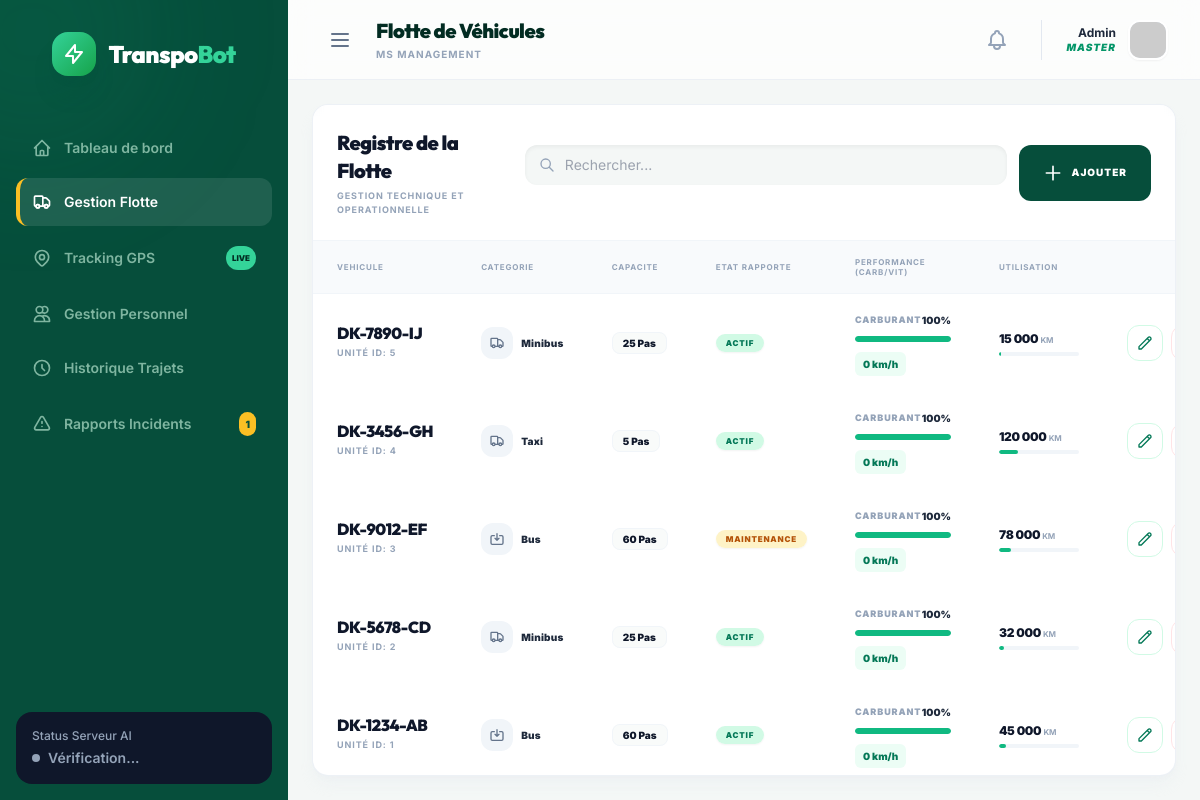
The page /flotte.php on the database its author committed.
### tables this page shows
CREATE TABLE vehicules (
    id INT AUTO_INCREMENT PRIMARY KEY,
    immatriculation VARCHAR(20) NOT NULL UNIQUE,
    type ENUM('bus','minibus','taxi') NOT NULL,
    capacite INT NOT NULL,
    statut ENUM('actif','maintenance','hors_service') DEFAULT 'actif',
    kilometrage INT DEFAULT 0,
    date_acquisition DATE,
    latitude DECIMAL(10,7) DEFAULT NULL,
    longitude DECIMAL(10,7) DEFAULT NULL,
    carburant INT DEFAULT 100,
    vitesse DECIMAL(5,2) DEFAULT 0,
    created_at TIMESTAMP DEFAULT CURRENT_TIMESTAMP
);

### public/flotte.php (the view, shortened to what this page needs)
<?php
require_once 'includes/db.php';
include 'includes/header.php';
$search = $_GET['s'] ?? '';
$query = "SELECT * FROM vehicules";
if($search) {
    $query .= " WHERE immatriculation LIKE :s OR type LIKE :s OR statut LIKE :s";
    $stmt = $pdo->prepare($query);
    $stmt->execute(['s' => "%$search%"]);
    $vehicules = $stmt->fetchAll();
} else {
    $vehicules = $pdo->query($query . " ORDER BY id DESC")->fetchAll();
}
?>
<div class="bg-white rounded-2xl border border-slate-200/60 overflow-hidden shadow-lg shadow-slate-200/30 flex-1 flex flex-col min-h-0">
    <div class="p-6 flex flex-col md:flex-row justify-between items-start md:items-center gap-4 bg-white/50 backdrop-blur-sm shrink-0">
        <div>
            <h2 class="text-xl font-display font-black text-slate-900 tracking-tight">Registre de la Flotte</h2>
            <p class="text-[9px] text-slate-400 font-bold uppercase tracking-widest mt-1">Gestion technique et operationnelle</p>
        </div>
        <div class="flex w-full md:auto gap-3">
            <form class="relative flex-1 md:w-64">
                <input type="text" name="s" value="<?php echo htmlspecialchars($search); ?>" placeholder="Rechercher..." class="w-full bg-[#f4f7f6] border border-slate-200 rounded-xl py-2.5 pl-10 pr-4 text-sm focus:ring-4 focus:ring-emerald-500/10 outline-none border-none shadow-inner">
                <svg xmlns="http://www.w3.org/2000/svg" class="h-4 w-4 absolute left-3.5 top-3 text-slate-400" fill="none" viewBox="0 0 24 24" stroke="currentColor">
                    <path stroke-linecap="round" stroke-linejoin="round" stroke-width="2" d="M21 21l-6-6m2-5a7 7 0 11-14 0 7 7 0 0114 0z" />
                </svg>
            </form>
            <button onclick="addVehicule()" class="bg-[#064e3b] text-white px-6 py-2.5 rounded-xl text-[10px] font-black uppercase tracking-widest hover:bg-emerald-800 hover:shadow-lg transition-all flex items-center gap-2">
                <svg xmlns="http://www.w3.org/2000/svg" class="h-5 w-5" fill="none" viewBox="0 0 24 24" stroke="currentColor"><path stroke-linecap="round" stroke-linejoin="round" stroke-width="2" d="M12 4v16m8-8H4" /></svg>
                Ajouter
            </button>
        </div>
    </div>
    <div class="overflow-auto flex-1 custom-scrollbar min-h-0 border-t border-slate-100">
        <table class="w-full text-left border-separate border-spacing-0">
            <thead class="bg-slate-50 text-slate-400 text-[8px] uppercase font-black tracking-widest">
                <tr>
                    <th class="px-6 py-4 border-b border-slate-100">Vehicule</th>
                    <th class="px-6 py-4 border-b border-slate-100">Categorie</th>
                    <th class="px-6 py-4 border-b border-slate-100">Capacite</th>
                    <th class="px-6 py-4 border-b border-slate-100">Etat Rapporte</th>
                    <th class="px-6 py-4 border-b border-slate-100">Performance (Carb/Vit)</th>
                    <th class="px-6 py-4 border-b border-slate-100">Utilisation</th>
                    <th class="px-6 py-4 border-b border-slate-100 text-right">Audit</th>
                </tr>
            </thead>
            <tbody class="text-sm divide-y divide-slate-100">
                <?php foreach($vehicules as $v): ?>
                <tr id="vehicle-row-<?php echo $v['id']; ?>" class="group hover:bg-emerald-50/40 transition-all duration-300">
                    <td class="px-6 py-4 whitespace-nowrap">
                        <div class="flex flex-col">
                            <span class="font-display font-black text-slate-900 text-base tracking-tight leading-tight group-hover:text-emerald-900 transition-colors"><?php echo $v['immatriculation']; ?></span>
                            <span class="text-[9px] text-slate-400 font-bold uppercase tracking-widest">Unité ID: <?php echo $v['id']; ?></span>
                        </div>
                    </td>
                    <td class="px-6 py-4 whitespace-nowrap">
                        <div class="flex items-center gap-2">
                            <div class="w-8 h-8 bg-slate-100 text-slate-500 rounded-xl flex items-center justify-center group-hover:bg-emerald-100 group-hover:text-emerald-700 transition-all">
                                <?php if($v['type'] == 'bus'): ?>
                                    <svg xmlns="http://www.w3.org/2000/svg" class="h-4 w-4" fill="none" viewBox="0 0 24 24" stroke="currentColor"><path stroke-linecap="round" stroke-linejoin="round" stroke-width="2" d="M8 7H5a2 2 0 00-2 2v9a2 2 0 002 2h14a2 2 0 002-2V9a2 2 0 00-2-2h-3m-1 4l-3 3m0 0l-3-3m3 3V4" /></svg>
                                <?php endif; ?>
                            </div>
                            <span class="capitalize font-black text-slate-800 text-[10px] tracking-wide"><?php echo $v['type']; ?></span>
                        </div>
                    </td>
                    <td class="px-6 py-4 whitespace-nowrap">
                        <span class="text-slate-900 font-black bg-stone/50 px-2.5 py-1 rounded-lg border border-slate-100 text-[10px]"><?php echo $v['capacite']; ?> Pas</span>
                    </td>
                    <td class="px-6 py-4 whitespace-nowrap">
                        <span class="status-cell px-2.5 py-1 rounded-full text-[8px] font-black uppercase tracking-widest shadow-sm <?php
                            echo $v['statut'] == 'actif' ? 'bg-emerald-100 text-emerald-700' : ($v['statut'] == 'maintenance' ? 'bg-amber-100 text-amber-700' : 'bg-rose-100 text-rose-700');
                        ?>">
                            <?php echo $v['statut']; ?>
                        </span>
                    </td>
                    <td class="px-6 py-4 whitespace-nowrap">
                        <div class="flex flex-col gap-1.5">
                            <div class="flex items-center justify-between">
                                <span class="text-[9px] font-black text-slate-400 uppercase tracking-widest">Carburant</span>
                                <span class="text-[10px] font-black text-slate-800"><?php echo $v['carburant'] ?? 100; ?>%</span>
                            </div>
                            <div class="w-24 h-1.5 bg-slate-100 rounded-full overflow-hidden">
                                <div class="fuel-bar-fill h-full bg-emerald-500 rounded-full transition-all duration-1000" style="width: <?php echo $v['carburant'] ?? 100; ?>%"></div>
                            </div>
                            <div class="flex items-center gap-1 mt-1">
                                <span class="speed-cell text-[10px] font-black text-emerald-700 bg-emerald-50 px-2 py-0.5 rounded-md"><?php echo round($v['vitesse'] ?? 0); ?> km/h</span>
                            </div>
                        </div>
                    </td>
                    <td class="px-6 py-4 whitespace-nowrap">
                        <div class="flex flex-col">
                            <span class="text-slate-900 font-black tracking-tight text-xs"><?php echo number_format($v['kilometrage'], 0, ',', ' '); ?> <span class="text-[8px] text-slate-400 font-bold">KM</span></span>
                            <div class="w-20 h-1 bg-slate-100 rounded-full mt-1 overflow-hidden">
                                <div class="h-full bg-emerald-500 rounded-full" style="width: <?php echo min(100, $v['kilometrage']/5000); ?>%"></div>
                            </div>
                        </div>
                    </td>
                    <td class="px-6 py-4 text-right whitespace-nowrap">
                        <div class="flex justify-end gap-2">
                            <button onclick='editVehicule(<?php echo json_encode($v); ?>)'
                                    class="w-9 h-9 flex items-center justify-center bg-white text-emerald-700 rounded-xl border border-emerald-100 hover:bg-emerald-700 hover:text-white transition-all duration-300">
                                <svg xmlns="http://www.w3.org/2000/svg" class="h-4 w-4" fill="none" viewBox="0 0 24 24" stroke="currentColor"><path stroke-linecap="round" stroke-linejoin="round" stroke-width="2" d="M15.232 5.232l3.536 3.536m-2.036-5.036a2.5 2.5 0 113.536 3.536L6.5 21.036H3v-3.572L16.732 3.732z" /></svg>
                            </button>
                            <a href="actions/delete.php?table=vehicules&id=<?php echo $v['id']; ?>"
                               class="w-9 h-9 flex items-center justify-center bg-white text-rose-600 rounded-xl border border-rose-100 hover:bg-rose-600 hover:text-white transition-all duration-300">
                            </a>
                        </div>
                    </td>
                </tr>
                <?php endforeach; ?>
            </tbody>
        </table>
    </div>
</div>
<?php include 'includes/footer.php'; ?>

### rows shown on the page
vehicules: immatriculation "DK-7890-IJ", id "5", type "Minibus", capacite "25", statut "ACTIF", carburant "100", vitesse "0", kilometrage "15 000"
vehicules: immatriculation "DK-3456-GH", id "4", type "Taxi", capacite "5", statut "ACTIF", carburant "100", vitesse "0", kilometrage "120 000"
vehicules: immatriculation "DK-9012-EF", id "3", type "Bus", capacite "60", statut "MAINTENANCE", carburant "100", vitesse "0", kilometrage "78 000"
vehicules: immatriculation "DK-5678-CD", id "2", type "Minibus", capacite "25", statut "ACTIF", carburant "100", vitesse "0", kilometrage "32 000"
vehicules: immatriculation "DK-1234-AB", id "1", type "Bus", capacite "60", statut "ACTIF", carburant "100", vitesse "0", kilometrage "45 000"

### other values the page prints
$unresolved_count "1"
